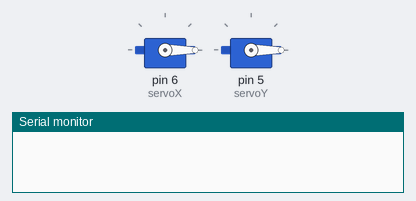
The sketch below on a simulated Arduino Uno, built with avr-gcc and run on an emulated ATmega328P. On the bench: 2 × servo, the last lines printed to the serial monitor.

Above: at 0.05 s.
At 1.05 s:
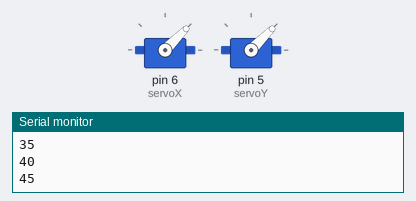
At 2.1 s:
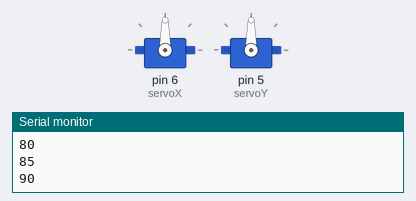
At 4.15 s:
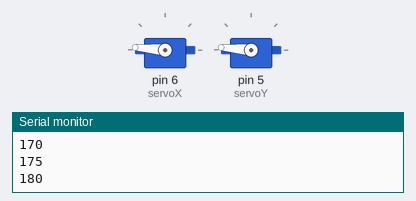
Timing chart, 0 to 5.4 s (numbered marks = the images above):
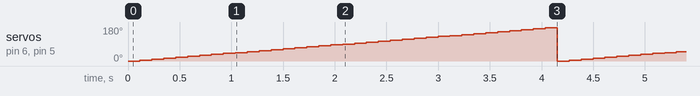

Measured:
- by itself, servo on pin 6 (servoX), servo on pin 5 (servoY): ramps from 0° to 175° and jumps back, once every 4.2 s

The sketch:

TestesServo.ino
```cpp
#include <Servo.h>

int eixo_X= A1; //PINO REFERENTE A LIGAÇÃO DO EIXO X
int eixo_Y = A0; //PINO REFERENTE A LIGAÇÃO DO EIXO Y
int botao = 2; //PINO REFERENTE A LIGAÇÃO NO PINO KEY (EIXO Z)

Servo servoX;
Servo servoY;

int val = 0;

void setup(){
  pinMode (botao, INPUT_PULLUP); //DEFINE A PORTA COMO ENTRADA / "_PULLUP" É PARA ATIVAR O RESISTOR INTERNO
  Serial.begin (9600); //INICIALIZA O MONITOR SERIAL

  servoX.attach(6);
  servoY.attach(5);

  servoX.write(90);
  servoY.write(90);

}

void loop() {
  // put your main code here, to run repeatedly
  servoX.write(val);
  analogWrite(6, val);

  servoY.write(val);
  analogWrite(6, val);


  delay(100);
  val = val+5;
  Serial.println(val);
  if (val==180){
    val = 0;
  }
  delay(15);
}
```
